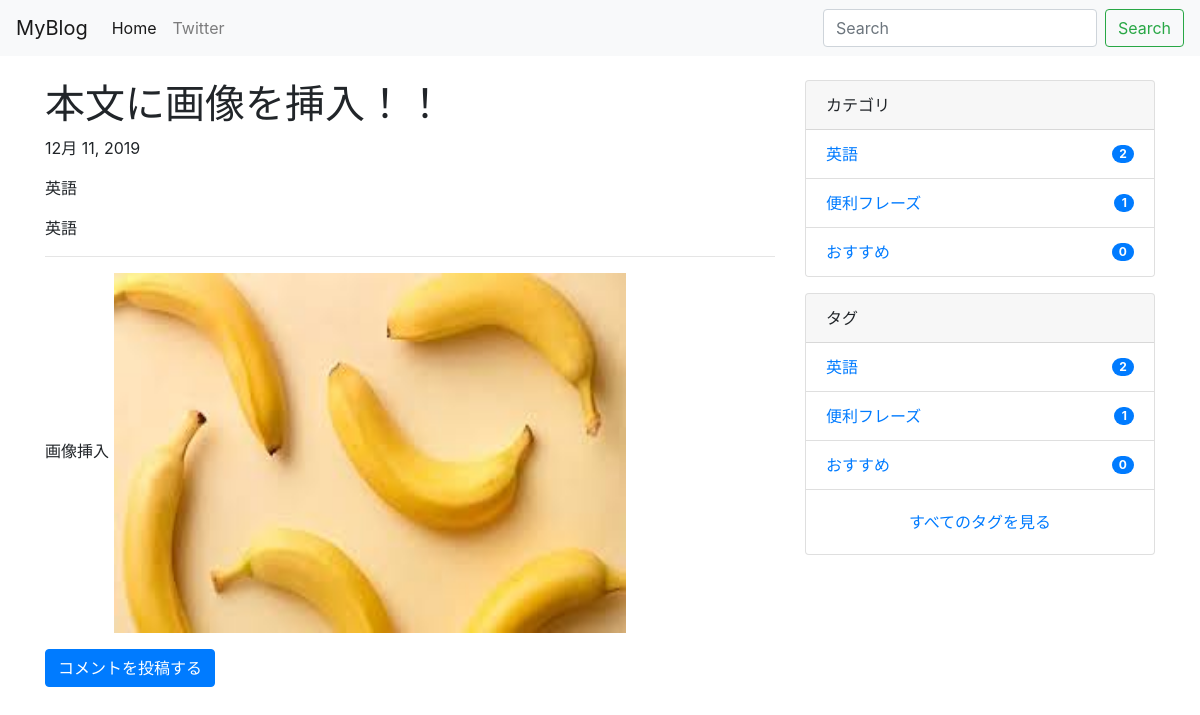
/post/5/, run on the app's committed database.
### blog/models.py (models this page shows, shortened)
class Post(models.Model):
    category = models.ForeignKey(Category, on_delete=models.PROTECT)
    tags = models.ManyToManyField(Tag, blank=True)
    title = models.CharField(max_length=255)
    content = models.TextField()
    description = models.TextField(blank=True)
    created_at = models.DateTimeField(auto_now_add=True)
    updated_at = models.DateTimeField(auto_now=True)
    published_at = models.DateTimeField(blank=True, null=True)
    is_public = models.BooleanField(default=False)
    image = models.ImageField(
        upload_to='post_images/', null=True, blank=True)
    class Meta:
        ordering = ['-created_at']

class Category(models.Model):
    name = models.CharField(max_length=255)
    slug = models.SlugField(unique=True)
    timestamp = models.DateTimeField(auto_now_add=True)

class Tag(models.Model):
    name = models.CharField(max_length=255)
    slug = models.SlugField(unique=True)
    timestamp = models.DateTimeField(auto_now_add=True)

### blog/views.py (the view)
# urls.py: path('post/<int:pk>/', PostDetailView.as_view(), name='post_detail'),
class PostDetailView(DetailView):
    model = Post
    def get_object(self, queryset=None):
        obj = super().get_object(queryset=queryset)
        if not obj.is_public and not self.request.user.is_authenticated:
            raise Http404
        return obj

### portfolio/context_processors.py (called while the page is built)
def common(request):
    context = {
        'categories': Category.objects.annotate(
            num_posts=Count('post', filter=Q(post__is_public=True))),
        'tags': Tag.objects.annotate(
            num_posts=Count('post', filter=Q(post__is_public=True))),
    }
    return context

### blog/templates/blog/post_detail.html (shortened to what this page needs)
{% extends "base.html" %}
{% block content %}
<div class="container">
  <div class="row">
    <main class="col-md-8">
      <article class="blog-area">
        <h1>{{ object.title }}</h1>
        <p>{{ object.published_at|date }}</p>
        <p>{{ object.category.name }}</p>
        {% for tag in object.tags.all %}
        {{ tag.name }}
        {% endfor %}
        <hr>
        {{ object.content|safe }}
      </article>
      <article class="comment-area">
        <a class="btn btn-primary my-3" href="{% url 'blog:comment_form' post.pk %}">コメントを投稿する</a>
      </article>
    </main>
    <aside class="col-md-4">
      {% include "blog/snippets/sidebar.html" %}
    </aside>
  </div>
</div>
{% endblock %}

### templates/base.html (shortened to what this page needs)
{% load static %}
<!DOCTYPE html>
<html lang="ja">
  <head>
    <link rel="stylesheet" href="https://stackpath.bootstrapcdn.com/bootstrap/4.1.3/css/bootstrap.min.css">
  </head>
  <body>
    {% include "base/navbar.html" %}
    {% block content %}
    {% endblock %}
  </body>
</html>

### templates/base/navbar.html (shortened to what this page needs)
<nav class="navbar navbar-expand-lg navbar-light bg-light mb-4">
  <a class="navbar-brand" href="/">MyBlog</a>
  <div class="collapse navbar-collapse" id="navbarSupportedContent">
    <ul class="navbar-nav mr-auto">
      <li class="nav-item active">
        <a class="nav-link" href="#">Home <span class="sr-only">(current)</span></a>
      </li>
      <li class="nav-item">
        <a class="nav-link" href="#">Twitter</a>
      </li>
    </ul>
    <form class="form-inline my-2 my-lg-0">
      <input class="form-control mr-sm-2" type="search" placeholder="Search" aria-label="Search">
      <button class="btn btn-outline-success my-2 my-sm-0" type="submit">Search</button>
    </form>
  </div>
</nav>

### blog/templates/blog/snippets/sidebar.html
<div class="card mb-3">
  <div class="card-header">
    カテゴリ
  </div>
  <ul class="list-group list-group-flush">
    {% for category in categories|dictsort:"id" %}
    <li class="list-group-item d-flex justify-content-between align-items-center">
      <a href="{% url 'blog:category_post' category.slug %}" class="card-link">{{ category.name }}</a>
      <span class="badge badge-primary badge-pill">{{ category.num_posts }}</span>
    </li>
    {% endfor %}
  </ul>
</div>
<div class="card">
  <div class="card-header">
    タグ
  </div>
  <ul class="list-group list-group-flush">
    {% for tag in tags|dictsortreversed:"num_posts"|slice:":5" %}
    <li class="list-group-item d-flex justify-content-between align-items-center">
      <a href="{% url 'blog:tag_post' tag.slug %}" class="card-link">{{ tag.name }}</a>
      <span class="badge badge-primary badge-pill">{{ tag.num_posts }}</span>
    </li>
    {% endfor %}
  </ul>
  <div class="card-body text-center">
    <a href="{% url 'blog:tag_list' %}" class="card-link">すべてのタグを見る</a>
  </div>
</div>

### data on the page
Post: title "本文に画像を挿入！！", published_at "12月 11, 2019", category.name "英語", content "画像挿入", content (picture)
Tag: name "英語", num_posts "2"
Category: name "英語", num_posts "2"
Category: name "便利フレーズ", num_posts "1"
Category: name "おすすめ", num_posts "0"
Tag: name "便利フレーズ", num_posts "1"
Tag: name "おすすめ", num_posts "0"
